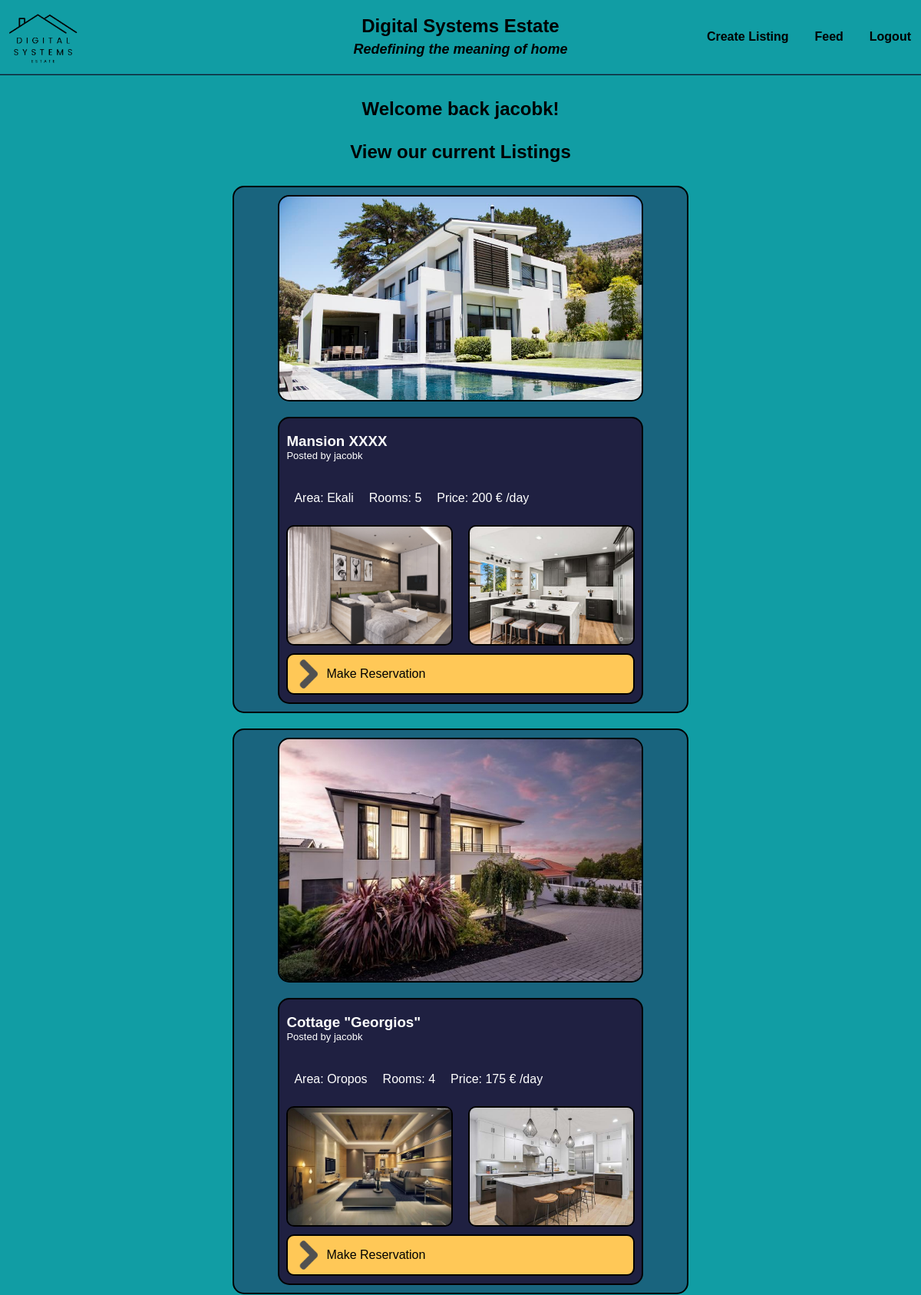
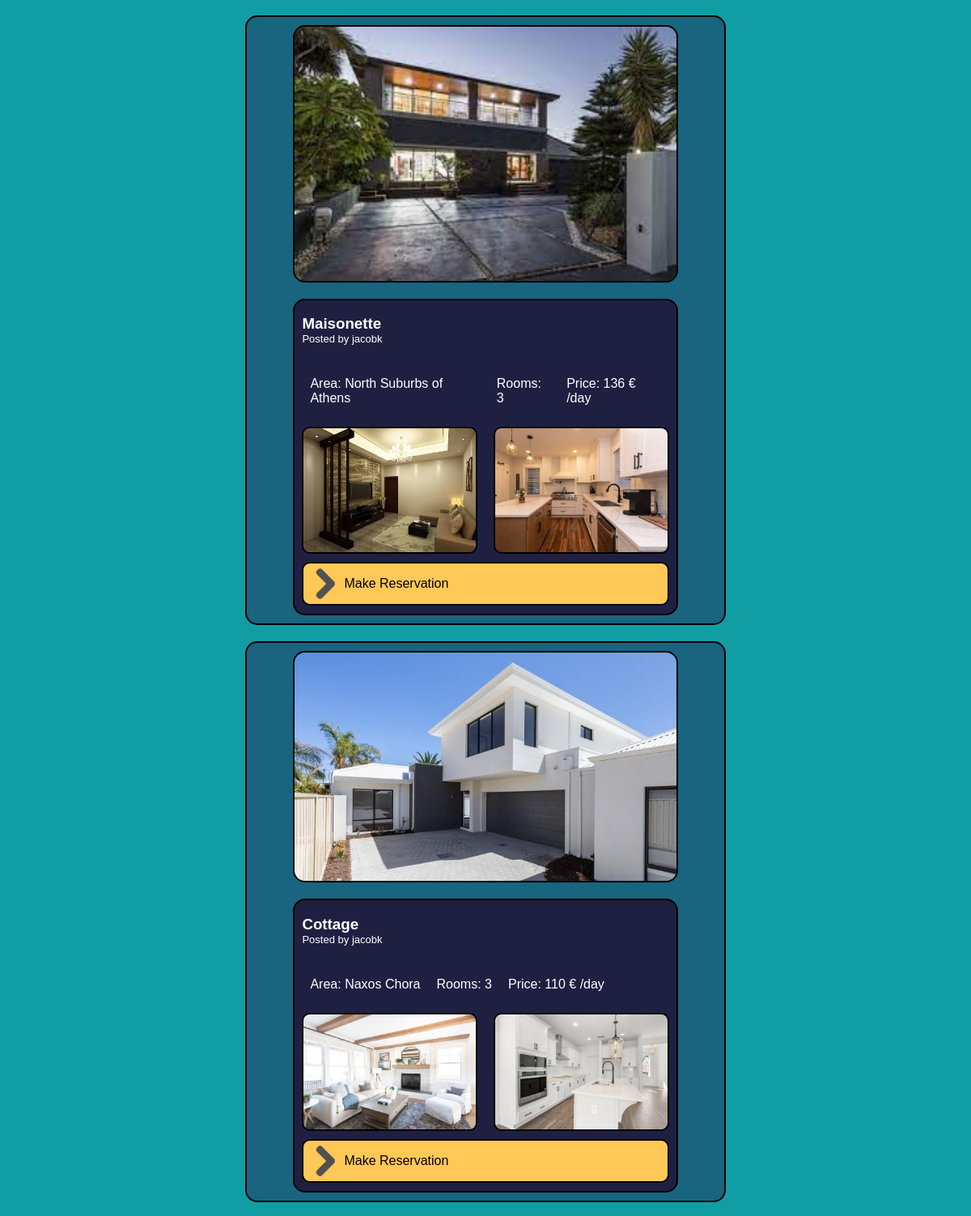
Screenshot of /client/feed.php (signed in, upper part) with the database file from the repository (2 pictures, top to bottom).
### tables this page shows
CREATE TABLE `listings` (
  `listingID` int(11) NOT NULL,
  `photoLocation` varchar(30) NOT NULL,
  `title` varchar(30) NOT NULL,
  `area` varchar(30) NOT NULL,
  `rooms` int(2) NOT NULL,
  `price` float NOT NULL,
  `userID` int(11) NOT NULL
);

CREATE TABLE `users` (
  `userID` int(11) NOT NULL,
  `name` varchar(15) NOT NULL,
  `surname` varchar(20) NOT NULL,
  `username` varchar(20) NOT NULL,
  `password` varchar(10) NOT NULL,
  `mail` varchar(35) NOT NULL
);

### client/feed.php (the view, shortened to what this page needs)
<!DOCTYPE html>
<html>
<head>
    <link rel="stylesheet" href="styles/menu.css">
    <link rel="stylesheet" href="styles/listings.css">
    <link rel="stylesheet" href="styles/footer.css">
</head>
<body>
    <header>
        <div class="menu">
            <div class="divLogoButton">
                <a class="logoButton" href="feed.php">
                    <img style="height: 80px;" alt="DS Logo" src="../assets/logo/main2.png"/>
                </a>
            </div>
            <div class="menuTitle">
                <h2>Digital Systems Estate <br>
                    <i>Redefining the meaning of home</i>
                </h2>
            </div>
            <div class="navBar">
                <a class="navButtons" href="create.php">Create Listing</a>
                <a class="navButtons" href="feed.php">Feed</a>
                <?php
                    if (isset($_SESSION['userID'])) {
                        echo "<a class='navButtons' href='logout.php'>Logout</a>";
                    } else {
                        echo "<a class='navButtons' href='login.php'>Login</a>";
                    }
                ?>
            </div>
        </div>
    </header>
    <div class="listings">
        <?php
            $servername = "localhost";
            $username = "root";
            $password = "";
            $dbname = "ds_estate";
            $conn = new mysqli($servername, $username, $password, $dbname);
            $sql = "SELECT * FROM listings";
            $result = $conn->query($sql);
            $json_array = [];
            if ($result -> num_rows > 0){
                while($row = $result -> fetch_assoc()) {
                    $json_array[] = $row;
                }
            }
            if(!empty($json_array)) {
                if (isset($_SESSION['userID'])) {
                    echo "<h2>Welcome back {$_SESSION['username']}!<br><br>View our current Listings</h2>";
                } else {
                    echo "<h2>View our current Listings</h2>";
                }
                foreach($json_array as $data) {
                    echo "<div class=\"listingBox\">";
                        echo "<img class=\"listingImg\" alt=\"House {$data["listingID"]} \" src=\"{$data["photoLocation"]}/1.jpg\"/>";
                        echo "<div class=\"listingInfo\">";
                            echo "<div class=\"listingDetails\">";
                                echo "<div class=\"listingTitle\">";
                                    echo "<h3> {$data["title"]} </h3>";
                                    $usersql = "SELECT username FROM users WHERE userID = '{$data["userID"]}'";
                                    $userResult = $conn->query($usersql);
                                    if ($userResult->num_rows > 0) {
                                        $json_user_array = array();
                                        while ($row = $userResult->fetch_assoc()) {
                                            $json_user_array[] = $row;
                                        }
                                        foreach ($json_user_array as $userData) {
                                            echo "<p style=\"font-size: small;\">Posted by {$userData["username"]}</p>";
                                        }
                                    } else {
                                        echo "<p style=\"font-size: small;\">Error getting the user</p>";
                                    }
                                echo "</div>";
                                echo "<ul class=\"listingData\">";
                                    echo "<li> Area: {$data["area"]} </li>";
                                    echo "<li> Rooms: {$data["rooms"]} </li>";
                                    echo "<li> Price: {$data["price"]} € /day </li>";
                                echo "</ul>";
                            echo "</div>";
                            echo "<div class=\"extraImages\">";
                                echo "<img class=\"extraImg\" alt=\"House {$data["listingID"]} \" src=\"{$data["photoLocation"]}/2.jpg\"/>";
                                echo "<img class=\"extraImg\" alt=\"House {$data["listingID"]} \" src=\"{$data["photoLocation"]}/3.jpg\"/>";
                            echo "</div>";
                                echo "<div class=\"listingButton\">";
                                echo "<a class = \"reserveButton\" href=\"book.php?listingID={$data["listingID"]}\">";
                                    echo "<img style=\"height: 50px;\" src=\"../assets/button/arrow.png\"/>";
                                    echo "Make Reservation";
                                echo "</a>";
                            echo "</div>";
                        echo "</div>";
                    echo "</div>";
                }
            } else {
                if (isset($_SESSION['userID'])) {
                    echo "<h2>Welcome back {$_SESSION['username']}!<br><br>Currently there are no listings<br><br>Why don't you create one?</h2>";
                } else {
                    echo "<h2>Currently there are no listings</h2>";
                }
            }
        ?>
    </div>
</body>
</html>

### client/styles/menu.css (style rules this page uses)
body { margin: 0; padding: 0; font-family: Arial, Helvetica, sans-serif; background-color: #119da4; color: black; }
.menu { display: flex; flex-wrap: wrap; flex-direction: row; justify-content: space-between; align-items: center; height: auto; background-color: #119da4; border-bottom: 2px ridge #19647e; }
.divLogoButton { width: 25%; flex-grow: 1; }
.logoButton { border: none; background-color: transparent; padding-left: 10px; padding-right: 20px; }
.menuTitle { width: 50%; flex-grow: 1; text-align: center; }
.menuTitle > h2 > i { font-size: large; }
.navBar { width: 25%; display: flex; flex-wrap: wrap; flex-direction: row; align-items: center; }
.navButtons { padding: 3px; font-weight: 600; color: black; text-align: center; margin: 0 10px; text-decoration: none; margin-left: auto; }

### client/styles/listings.css (style rules this page uses)
.listings { width: auto; display: flex; flex-direction: column; align-items: center; background-color: #119da4; padding: 10px; }
.listings h2 { text-align: center; color: black; }
.listingBox { margin: 10px 0; width: 70%; display: flex; flex-direction: column; border: 2px solid black; border-radius: 15px; background-color: #19647e; overflow: hidden; }
.listingImg { margin: 10px; margin-left: auto; margin-right: auto; width: 80%; border: 2px solid black; border-radius: 15px; }
.listingInfo { display: flex; flex-direction: column; justify-content: space-between; margin: 10px 0; margin-left: auto; margin-right: auto; width: 80%; border: 2px solid black; border-radius: 15px; background-color: #1f2041; color: white; }
.listingDetails { display: flex; flex-direction: column; margin-left: 2%; margin-right: 2%; }
.listingTitle > h3 { margin-bottom: 0; }
.listingTitle > p { margin-top: 0; }
.listingData { display: flex; justify-content: space-between; list-style-type: none; padding: 0; }
.listingData > li { float: left; font-weight: 500; padding: auto; padding: 10px; }
.extraImages { display: flex; flex-direction: row; justify-content: space-between; margin-bottom: 10px; margin-left: 2%; margin-right: 2%; }
.extraImg { display: flex; width: 47%; border: 2px solid black; border-radius: 10px; }
.reserveButton { display: flex; height: 50px; margin-left: 2%; margin-right: 2%; border: 2px solid black; border-radius: 10px; margin-bottom: 10px; background-color: #ffc857; text-decoration: none; color: black; align-items: center; }

### client/feed.php (style rules this page uses)
@media (max-width: 4000px) { .listingBox { width: 50%; } }
@media (max-width: 4000px) { .listingDetails { flex-direction: column; align-items: flex-start; } }
@media (max-width: 4000px) { .listingTitle { flex: 1; } }
@media (max-width: 4000px) { .listingData { flex: 1; justify-content: center; } }

### rows the page displays
listings: photoLocation (picture), title "Mansion ΧΧΧΧ", area "Ekali", rooms "5", price "200"
users: username "jacobk"
listings: photoLocation (picture), title "Cottage \"Georgios\"", area "Oropos", rooms "4", price "175"
listings: photoLocation (picture), title "Maisonette", area "North Suburbs of Athens", rooms "3", price "136"
listings: photoLocation (picture), title "Cottage", area "Naxos Chora", rooms "3", price "110"

### other values shown
$_SESSION['username'] "jacobk"
